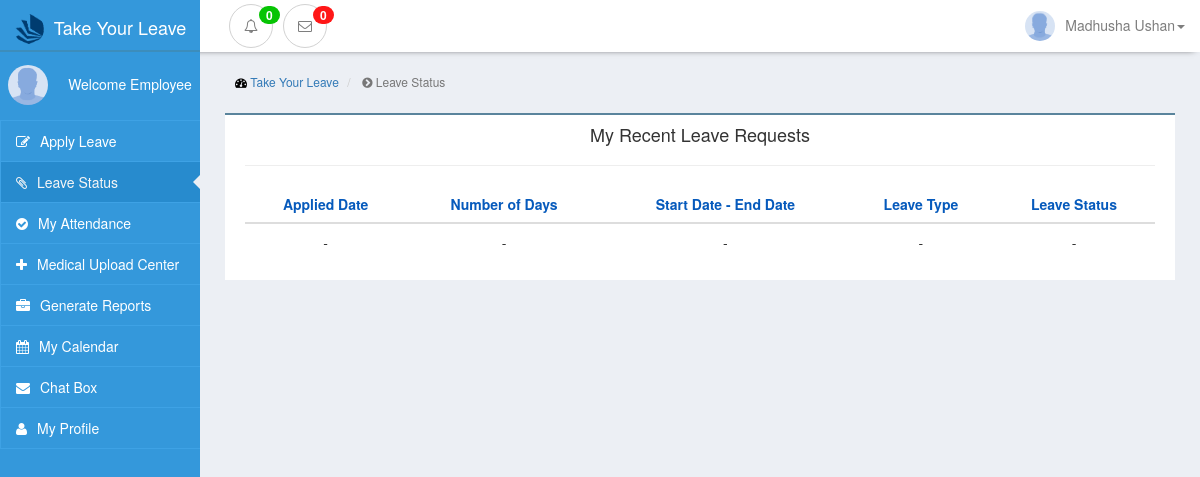
/view/site/leave_status.php (signed in), run on an earlier commit of the app's database.
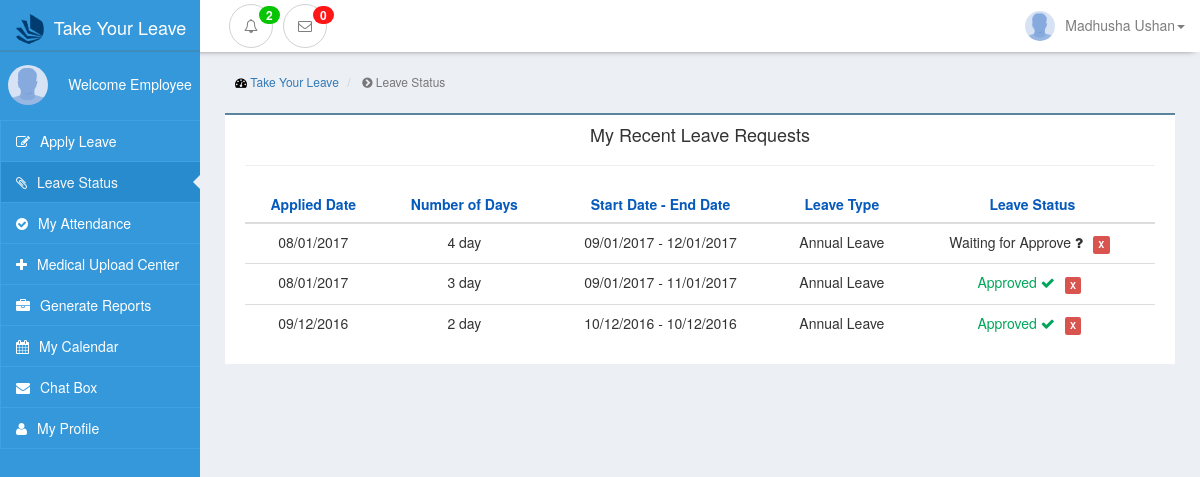
And on a later commit of the database.
### tables this page shows
CREATE TABLE `employee` (
  `comp_id` varchar(20) NOT NULL,
  `name` varchar(255) NOT NULL,
  `nic` varchar(10) NOT NULL,
  `gender` varchar(10) NOT NULL,
  `email` varchar(255) NOT NULL,
  `password` varchar(255) NOT NULL,
  `tel_no` varchar(10) NOT NULL,
  `image` varchar(255) NOT NULL,
  `job_cat_id` int(11) NOT NULL,
  `level_id` int(11) DEFAULT NULL,
  `group_id` int(11) NOT NULL,
  `dept_id` int(11) NOT NULL,
  PRIMARY KEY (`comp_id`),
  KEY `job_cat_id` (`job_cat_id`),
  KEY `level_id` (`level_id`),
  KEY `group_id` (`group_id`),
  KEY `dept_id` (`dept_id`)
);

CREATE TABLE `apply_leave` (
  `apply_leave_id` int(11) NOT NULL AUTO_INCREMENT,
  `comp_id` varchar(50) NOT NULL,
  `leave_id` int(11) DEFAULT NULL,
  `leave_priority` varchar(50) DEFAULT NULL,
  `apply_date` varchar(10) NOT NULL,
  `start_date` varchar(10) NOT NULL,
  `end_date` varchar(10) NOT NULL,
  `number_of_days` int(11) NOT NULL,
  `reason` text NOT NULL,
  `status` varchar(50) NOT NULL,
  `recommandBy` varchar(50) DEFAULT NULL,
  `special_note` text,
  `medical_status` varchar(50) DEFAULT NULL,
  `seen` int(11) DEFAULT '0',
  PRIMARY KEY (`apply_leave_id`),
  KEY `comp_id(change)` (`comp_id`(4)),
  KEY `leave_priority` (`leave_priority`),
  KEY `leave_priority_2` (`leave_priority`),
  KEY `leave_id` (`leave_id`),
  KEY `apply_leave_ibfk_1` (`comp_id`),
  CONSTRAINT `apply_leave_ibfk_1` FOREIGN KEY (`comp_id`) REFERENCES `employee` (`comp_id`) ON DELETE CASCADE
);

CREATE TABLE `leave_type` (
  `leave_id` int(11) NOT NULL AUTO_INCREMENT,
  `leave_name` varchar(50) NOT NULL,
  `leave_period` varchar(50) NOT NULL,
  `currentStatus` varchar(50) DEFAULT NULL,
  PRIMARY KEY (`leave_id`)
);

### view/site/leave_status.php (the view, shortened to what the rows shown need)
<?php
include('../../controller/siteController.php');
$pdo = connect();
?>
<!DOCTYPE html>
<html lang="en">
<head>
    <link href="../../public/css/bootstrap.min.css" rel="stylesheet">
    <link href="../../public/css/interface-leftmenu.css" rel="stylesheet">
    <link href="../../public/css/leave-interface.css" rel="stylesheet">
    <link href="../../public/css/navbar-style.css" rel="stylesheet">
    <link href="../../public/css/font-awesome.min.css" rel="stylesheet">
</head>
<body style=" background-color: #eceff4 !important;">
<?php include("../layouts/navbar.php") ?>
<div class="container-fluid ">
    <div class="row ">
        <div class="col-sm-10 col-xs-12 admin-background col-sm-push-2" style="position: relative;">
            <div class="row padding-row">
                <div class="col-xs-12 padding-box">
                    <div class="row">
                        <div class="col-xs-12 nortification-box-top table-responsive">
                            <table class="table ">
                                <thead style="color: #065ABC">
                                    <tr>
                                        <th style='text-align: center;'>Applied Date</th>
                                        <th style='text-align: center;'>Number of Days</th>
                                        <th style='text-align: center;'>Start Date - End Date</th>
                                        <th style='text-align: center;'>Leave Type</th>
                                        <th style='text-align: center;'>Leave Status</th>
                                    </tr>
                                </thead>
                                <tbody>
                                    <?php
                                        $sql = "select * from apply_leave JOIN leave_type ON apply_leave.leave_id = leave_type.leave_id where apply_leave.comp_id =:myId ORDER BY apply_leave_id DESC ";
                                        $query = $pdo->prepare($sql);
                                        $query->execute(array('myId'=>$empID));
                                        $result = $query->fetchAll();
                                        foreach($result as $rs) {
                                            echo "<tr>
                                                    <td style='text-align: center;'>" . $rs['apply_date'] . "</td>
                                                    <td style='text-align: center;'>" . $rs['number_of_days'] . " day</td>
                                                    <td style='text-align: center;'>" . $rs['start_date'] . " - " . $rs['end_date'] . "</td>
                                                    <td style='text-align: center;'>" . ucwords($rs['leave_name']) . "</td>
                                                    <td style='text-align: center;'><span>";
                                                    if ($rs['status'] == 'waiting' | $rs['status'] == 'recommended') {
                                                        echo "Waiting for Approve <i class='fa fa-question' aria-hidden='true'></i></span></a> <a class=\"btn btn-link btn-xs\" data-toggle=\"modal\" data-target='#cancel-leave" . $rs['apply_leave_id'] . "'><span class=\"label label-danger\" title='Cancel leave'>X</span></a>";
                                                    } else if ($rs['status'] == 'approved') {
                                                        echo "<span style=\"color:#00a65a;\">Approved<i class='fa fa-check' style='margin-left:4px;' aria-hidden='true'></i></span></a> <a class=\"btn btn-link btn-xs\" style='"; if(strtotime($rs['start_date']) < strtotime(date('d/m/Y'))){echo 'display:none;';} echo "' data-toggle=\"modal\" data-target='#cancel-approved-leave" . $rs['apply_leave_id'] . "'><span class=\"label label-danger\" title='Cancel leave'>X</span></a></span>";
                                                    } else if ($rs['status'] == 'rejected') {
                                                        echo '<span style="color:#d43f3a;">Rejected <i class=\'fa fa-close\' aria-hidden=\'true\'></i></span></span>';
                                                    } else if ($rs['status'] == 'canceled') {
                                                        echo '<span style="color:#FF8717;">Canceled <i class=\'fa fa-exclamation\' aria-hidden=\'true\'></i></span></span>';
                                                    }
                                                    echo "</td>
                                                        </tr>
                                                          <form action='../../module/rejectApprovedLeave.php?app_leave_id=".$rs['apply_leave_id']."' method='POST'>
                                                            <div class=\"modal fade\" id='cancel-approved-leave".$rs['apply_leave_id']."' >
                                                                    </div>
                                                          </form>
                                                          <form action='../../module/cancelLeave.php?app_leave_id=".$rs['apply_leave_id']."' method='POST'>
                                                            <div class=\"modal fade\" id='cancel-leave".$rs['apply_leave_id']."' >
                                                                    </div>
                                                          </form>
                                                          ";
                                                }
                                    ?>
                                </tbody>
                            </table>
                        </div>
                    </div>
                </div>
            </div>
        </div>
    </div>
</div>
</body>
</html>

### view/layouts/navbar.php (shortened to what the rows shown need)
<?php
    $newsql = "SELECT name,image,group_id from employee where comp_id=:empID";
    $newquery = $pdo->prepare($newsql);
    $newquery->execute(array('empID'=>$empID));
    $newresult = $newquery->fetch();
    $employeeName = $newresult['name'];
    $employeeImage = $newresult['image'];
?>
<nav class="navbar navbar-inverse navbar-static-top nav-top nav-bar-custom navbar-fixed-top" style="margin-top:0px; box-shadow: 0 3px 7px -6px black !important;">
    <div class="container-fluid">
        <div style="height: 1px;" aria-expanded="false" id="navbar" class="navbar-collapse collapse">
            <ul class="nav navbar-nav navbar-right">
                <li class="dropdown">
                    <a href="#" class="dropdown-toggle font new" data-toggle="dropdown" role="button"
                       aria-haspopup="true" aria-expanded="false"><img src="../<?php if($employeeImage != 'null'){echo $employeeImage;}else{ echo '../public/images/default.png';}?>" class="img-circle image-user"  /><?php echo $employeeName;?><span class="caret"></span></a>
                </li>
            </ul>
        </div>
    </div>
</nav>

What changed in the data, as far as the page shows it:
added apply_leave: apply_date "08/01/2017", number_of_days "4", start_date "09/01/2017", end_date "12/01/2017", leave.leave_name "Annual Leave"
added apply_leave: apply_date "08/01/2017", number_of_days "3", start_date "09/01/2017", end_date "11/01/2017", leave.leave_name "Annual Leave"
now on this page (row edited): apply_leave: apply_date "09/12/2016", number_of_days "2", start_date "10/12/2016", end_date "10/12/2016", leave.leave_name "Annual Leave"
Also different on the page:
$nortifictionsCount: "0" → "2"
